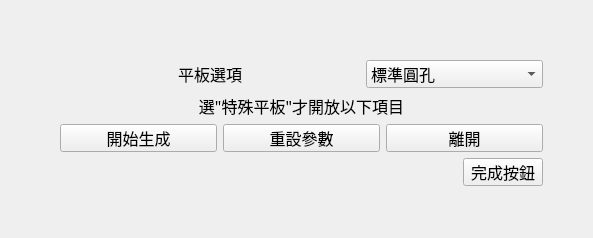
<?xml version="1.0" encoding="UTF-8"?>
<ui version="4.0">
 <class>Form</class>
 <widget class="QWidget" name="Form">
  <property name="geometry">
   <rect>
    <x>0</x>
    <y>0</y>
    <width>593</width>
    <height>238</height>
   </rect>
  </property>
  <property name="windowTitle">
   <string>Form</string>
  </property>
  <widget class="QWidget" name="">
   <property name="geometry">
    <rect>
     <x>60</x>
     <y>60</y>
     <width>483</width>
     <height>126</height>
    </rect>
   </property>
   <layout class="QGridLayout" name="gridLayout">
    <item row="0" column="0">
     <widget class="QLabel" name="label_13">
      <property name="sizePolicy">
       <sizepolicy hsizetype="Minimum" vsizetype="Fixed">
        <horstretch>0</horstretch>
        <verstretch>0</verstretch>
       </sizepolicy>
      </property>
      <property name="minimumSize">
       <size>
        <width>300</width>
        <height>0</height>
       </size>
      </property>
      <property name="font">
       <font>
        <family>微軟正黑體</family>
        <pointsize>12</pointsize>
       </font>
      </property>
      <property name="text">
       <string>平板選項</string>
      </property>
      <property name="alignment">
       <set>Qt::AlignCenter</set>
      </property>
     </widget>
    </item>
    <item row="0" column="1">
     <widget class="QComboBox" name="pad_select">
      <property name="sizePolicy">
       <sizepolicy hsizetype="Expanding" vsizetype="Fixed">
        <horstretch>0</horstretch>
        <verstretch>0</verstretch>
       </sizepolicy>
      </property>
      <property name="font">
       <font>
        <family>微軟正黑體</family>
        <pointsize>12</pointsize>
       </font>
      </property>
      <item>
       <property name="text">
        <string>標準圓孔</string>
       </property>
      </item>
      <item>
       <property name="text">
        <string>標準無孔</string>
       </property>
      </item>
      <item>
       <property name="text">
        <string>標準方孔</string>
       </property>
      </item>
      <item>
       <property name="text">
        <string>標準模墊型</string>
       </property>
      </item>
      <item>
       <property name="text">
        <string>標準加大I型(無孔)</string>
       </property>
      </item>
      <item>
       <property name="text">
        <string>標準加大I型(圓孔)</string>
       </property>
      </item>
      <item>
       <property name="text">
        <string>標準加大I型(方孔)</string>
       </property>
      </item>
      <item>
       <property name="text">
        <string>標準加大II型(無孔)</string>
       </property>
      </item>
      <item>
       <property name="text">
        <string>標準加大II型(圓孔)</string>
       </property>
      </item>
      <item>
       <property name="text">
        <string>標準加大II型(方孔)</string>
       </property>
      </item>
      <item>
       <property name="text">
        <string>特殊平板</string>
       </property>
      </item>
     </widget>
    </item>
    <item row="1" column="0" colspan="2">
     <widget class="QLabel" name="label_12">
      <property name="sizePolicy">
       <sizepolicy hsizetype="Expanding" vsizetype="Fixed">
        <horstretch>0</horstretch>
        <verstretch>0</verstretch>
       </sizepolicy>
      </property>
      <property name="font">
       <font>
        <family>微軟正黑體</family>
        <pointsize>12</pointsize>
       </font>
      </property>
      <property name="text">
       <string>選&quot;特殊平板&quot;才開放以下項目</string>
      </property>
      <property name="alignment">
       <set>Qt::AlignCenter</set>
      </property>
     </widget>
    </item>
    <item row="2" column="0" colspan="2">
     <layout class="QHBoxLayout" name="horizontalLayout_2">
      <item>
       <widget class="QPushButton" name="plate_start">
        <property name="font">
         <font>
          <family>微軟正黑體</family>
          <pointsize>12</pointsize>
         </font>
        </property>
        <property name="text">
         <string>開始生成</string>
        </property>
       </widget>
      </item>
      <item>
       <widget class="QPushButton" name="plate_reset">
        <property name="font">
         <font>
          <family>微軟正黑體</family>
          <pointsize>12</pointsize>
         </font>
        </property>
        <property name="text">
         <string>重設參數</string>
        </property>
       </widget>
      </item>
      <item>
       <widget class="QPushButton" name="plate_escape">
        <property name="font">
         <font>
          <family>微軟正黑體</family>
          <pointsize>12</pointsize>
         </font>
        </property>
        <property name="text">
         <string>離開</string>
        </property>
       </widget>
      </item>
     </layout>
    </item>
    <item row="3" column="0" colspan="2">
     <layout class="QHBoxLayout" name="horizontalLayout">
      <item>
       <spacer name="horizontalSpacer">
        <property name="orientation">
         <enum>Qt::Horizontal</enum>
        </property>
        <property name="sizeHint" stdset="0">
         <size>
          <width>398</width>
          <height>20</height>
         </size>
        </property>
       </spacer>
      </item>
      <item>
       <widget class="QPushButton" name="plate_finish">
        <property name="font">
         <font>
          <family>微軟正黑體</family>
          <pointsize>12</pointsize>
         </font>
        </property>
        <property name="text">
         <string>完成按鈕</string>
        </property>
       </widget>
      </item>
     </layout>
    </item>
   </layout>
  </widget>
 </widget>
 <resources/>
 <connections/>
</ui>
